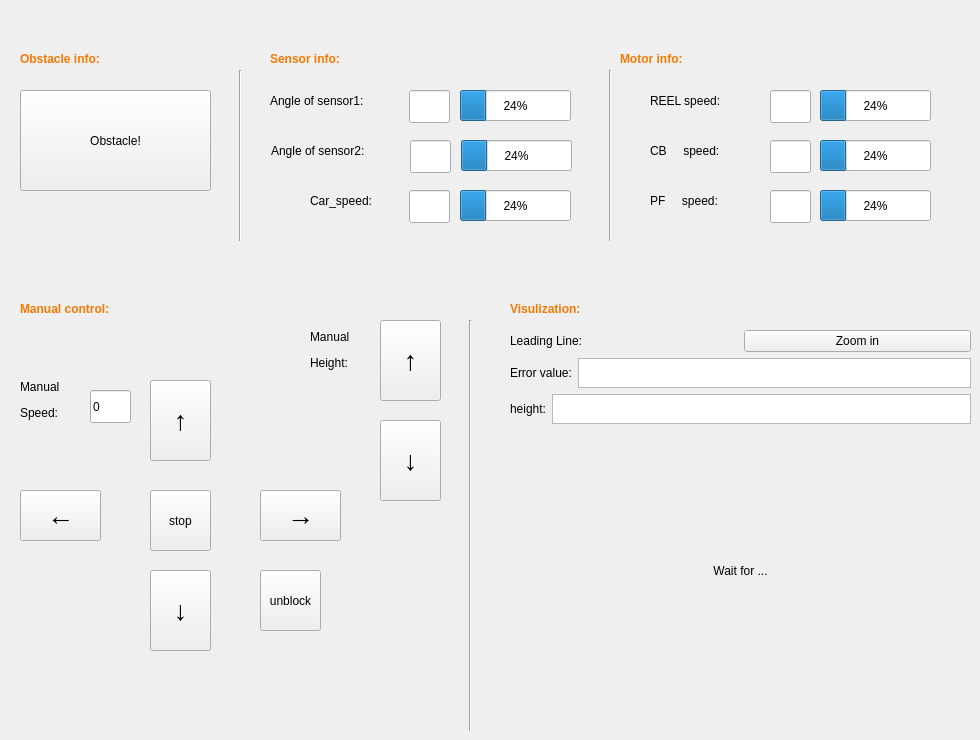
      <widget class="QWidget" name="tab_2">
       <attribute name="title">
        <string>Experiments2</string>
       </attribute>
       <widget class="QLabel" name="label_13">
        <property name="geometry">
         <rect>
          <x>20</x>
          <y>360</y>
          <width>61</width>
          <height>81</height>
         </rect>
        </property>
        <property name="text">
         <string>&lt;html&gt;&lt;head/&gt;&lt;body&gt;&lt;p&gt;Manual&lt;/p&gt;&lt;p&gt;Speed:&lt;/p&gt;&lt;/body&gt;&lt;/html&gt;</string>
        </property>
       </widget>
       <widget class="QLineEdit" name="lineEdit_13">
        <property name="geometry">
         <rect>
          <x>90</x>
          <y>390</y>
          <width>41</width>
          <height>33</height>
         </rect>
        </property>
        <property name="text">
         <string>0</string>
        </property>
       </widget>
       <widget class="QPushButton" name="go_right_button">
        <property name="geometry">
         <rect>
          <x>260</x>
          <y>490</y>
          <width>81</width>
          <height>51</height>
         </rect>
        </property>
        <property name="font">
         <font>
          <pointsize>20</pointsize>
          <weight>75</weight>
          <bold>true</bold>
         </font>
        </property>
        <property name="text">
         <string>→</string>
        </property>
       </widget>
       <widget class="QPushButton" name="ublock_button">
        <property name="geometry">
         <rect>
          <x>260</x>
          <y>570</y>
          <width>61</width>
          <height>61</height>
         </rect>
        </property>
        <property name="text">
         <string>unblock</string>
        </property>
       </widget>
       <widget class="QPushButton" name="stop_button">
        <property name="geometry">
         <rect>
          <x>150</x>
          <y>490</y>
          <width>61</width>
          <height>61</height>
         </rect>
        </property>
        <property name="text">
         <string>stop</string>
        </property>
       </widget>
       <widget class="QPushButton" name="pushButton_13">
        <property name="geometry">
         <rect>
          <x>150</x>
          <y>380</y>
          <width>61</width>
          <height>81</height>
         </rect>
        </property>
        <property name="font">
         <font>
          <pointsize>20</pointsize>
          <weight>75</weight>
          <bold>true</bold>
         </font>
        </property>
        <property name="text">
         <string>↑</string>
        </property>
       </widget>
       <widget class="QPushButton" name="pushButton_5">
        <property name="geometry">
         <rect>
          <x>150</x>
          <y>570</y>
          <width>61</width>
          <height>81</height>
         </rect>
        </property>
        <property name="font">
         <font>
          <pointsize>20</pointsize>
          <weight>75</weight>
          <bold>true</bold>
         </font>
        </property>
        <property name="text">
         <string>↓</string>
        </property>
       </widget>
       <widget class="QPushButton" name="go_left_button">
        <property name="geometry">
         <rect>
          <x>20</x>
          <y>490</y>
          <width>81</width>
          <height>51</height>
         </rect>
        </property>
        <property name="font">
         <font>
          <pointsize>20</pointsize>
          <weight>75</weight>
          <bold>true</bold>
         </font>
        </property>
        <property name="text">
         <string>←</string>
        </property>
       </widget>
       <widget class="QLineEdit" name="lineEdit_41">
        <property name="geometry">
         <rect>
          <x>409</x>
          <y>90</y>
          <width>41</width>
          <height>33</height>
         </rect>
        </property>
       </widget>
       <widget class="QLabel" name="label_41">
        <property name="geometry">
         <rect>
          <x>270</x>
          <y>80</y>
          <width>131</width>
          <height>41</height>
         </rect>
        </property>
        <property name="text">
         <string>Angle of sensor1:</string>
        </property>
       </widget>
       <widget class="QProgressBar" name="progressBar">
        <property name="geometry">
         <rect>
          <x>460</x>
          <y>90</y>
          <width>111</width>
          <height>31</height>
         </rect>
        </property>
        <property name="value">
         <number>24</number>
        </property>
       </widget>
       <widget class="QWidget" name="layoutWidget_2">
        <property name="geometry">
         <rect>
          <x>510</x>
          <y>330</y>
          <width>461</width>
          <height>381</height>
         </rect>
        </property>
        <layout class="QVBoxLayout" name="verticalLayout_5">
         <item>
          <layout class="QHBoxLayout" name="horizontalLayout_5">
           <item>
            <widget class="QLabel" name="label_9">
             <property name="text">
              <string>Leading Line:</string>
             </property>
            </widget>
           </item>
           <item>
            <widget class="QPushButton" name="pushButton">
             <property name="text">
              <string>Zoom in</string>
             </property>
            </widget>
           </item>
          </layout>
         </item>
         <item>
          <layout class="QHBoxLayout" name="horizontalLayout_10">
           <item>
            <widget class="QLabel" name="label_21">
             <property name="text">
              <string>Error value:</string>
             </property>
            </widget>
           </item>
           <item>
            <widget class="QTextBrowser" name="leadingLine_param">
             <property name="sizePolicy">
              <sizepolicy hsizetype="Expanding" vsizetype="Minimum">
               <horstretch>0</horstretch>
               <verstretch>20</verstretch>
              </sizepolicy>
             </property>
             <property name="minimumSize">
              <size>
               <width>0</width>
               <height>20</height>
              </size>
             </property>
             <property name="maximumSize">
              <size>
               <width>16777215</width>
               <height>30</height>
              </size>
             </property>
            </widget>
           </item>
          </layout>
         </item>
         <item>
          <layout class="QHBoxLayout" name="horizontalLayout_31">
           <item>
            <widget class="QLabel" name="label_120">
             <property name="text">
              <string>height:</string>
             </property>
            </widget>
           </item>
           <item>
            <widget class="QTextBrowser" name="height_value">
             <property name="sizePolicy">
              <sizepolicy hsizetype="Expanding" vsizetype="Minimum">
               <horstretch>0</horstretch>
               <verstretch>20</verstretch>
              </sizepolicy>
             </property>
             <property name="minimumSize">
              <size>
               <width>0</width>
               <height>20</height>
              </size>
             </property>
             <property name="maximumSize">
              <size>
               <width>16777215</width>
               <height>30</height>
              </size>
             </property>
            </widget>
           </item>
          </layout>
         </item>
         <item>
          <widget class="QLabel" name="label_camera">
           <property name="sizePolicy">
            <sizepolicy hsizetype="Expanding" vsizetype="Expanding">
             <horstretch>0</horstretch>
             <verstretch>0</verstretch>
            </sizepolicy>
           </property>
           <property name="styleSheet">
            <string notr="true"/>
           </property>
           <property name="text">
            <string>Wait for ...</string>
           </property>
           <property name="alignment">
            <set>Qt::AlignCenter</set>
           </property>
          </widget>
         </item>
        </layout>
       </widget>
       <widget class="QPushButton" name="pushButton_10">
        <property name="geometry">
         <rect>
          <x>20</x>
          <y>90</y>
          <width>191</width>
          <height>101</height>
         </rect>
        </property>
        <property name="sizePolicy">
         <sizepolicy hsizetype="Minimum" vsizetype="Expanding">
          <horstretch>0</horstretch>
          <verstretch>0</verstretch>
         </sizepolicy>
        </property>
        <property name="styleSheet">
         <string notr="true"/>
        </property>
        <property name="text">
         <string>Obstacle!</string>
        </property>
       </widget>
       <widget class="QProgressBar" name="progressBar1_4">
        <property name="geometry">
         <rect>
          <x>820</x>
          <y>90</y>
          <width>111</width>
          <height>31</height>
         </rect>
        </property>
        <property name="value">
         <number>24</number>
        </property>
       </widget>
       <widget class="QLabel" name="label_52">
        <property name="geometry">
         <rect>
          <x>650</x>
          <y>80</y>
          <width>111</width>
          <height>41</height>
         </rect>
        </property>
        <property name="text">
         <string>REEL speed:</string>
        </property>
       </widget>
       <widget class="QLineEdit" name="lineEdit_50">
        <property name="geometry">
         <rect>
          <x>770</x>
          <y>90</y>
          <width>41</width>
          <height>33</height>
         </rect>
        </property>
       </widget>
       <widget class="QProgressBar" name="progressBar_2">
        <property name="geometry">
         <rect>
          <x>461</x>
          <y>140</y>
          <width>111</width>
          <height>31</height>
         </rect>
        </property>
        <property name="value">
         <number>24</number>
        </property>
       </widget>
       <widget class="QLabel" name="label_53">
        <property name="geometry">
         <rect>
          <x>271</x>
          <y>130</y>
          <width>131</width>
          <height>41</height>
         </rect>
        </property>
        <property name="text">
         <string>Angle of sensor2:</string>
        </property>
       </widget>
       <widget class="QLineEdit" name="lineEdit_51">
        <property name="geometry">
         <rect>
          <x>410</x>
          <y>140</y>
          <width>41</width>
          <height>33</height>
         </rect>
        </property>
       </widget>
       <widget class="QLineEdit" name="lineEdit_52">
        <property name="geometry">
         <rect>
          <x>409</x>
          <y>190</y>
          <width>41</width>
          <height>33</height>
         </rect>
        </property>
       </widget>
       <widget class="QProgressBar" name="progressBar_3">
        <property name="geometry">
         <rect>
          <x>460</x>
          <y>190</y>
          <width>111</width>
          <height>31</height>
         </rect>
        </property>
        <property name="value">
         <number>24</number>
        </property>
       </widget>
       <widget class="QLabel" name="label_54">
        <property name="geometry">
         <rect>
          <x>310</x>
          <y>180</y>
          <width>81</width>
          <height>41</height>
         </rect>
        </property>
        <property name="text">
         <string>Car_speed:</string>
        </property>
       </widget>
       <widget class="QLabel" name="label_58">
        <property name="geometry">
         <rect>
          <x>650</x>
          <y>130</y>
          <width>111</width>
          <height>41</height>
         </rect>
        </property>
        <property name="text">
         <string>CB     speed:</string>
        </property>
       </widget>
       <widget class="QLineEdit" name="lineEdit_54">
        <property name="geometry">
         <rect>
          <x>770</x>
          <y>140</y>
          <width>41</width>
          <height>33</height>
         </rect>
        </property>
       </widget>
       <widget class="QProgressBar" name="progressBar1_5">
        <property name="geometry">
         <rect>
          <x>820</x>
          <y>140</y>
          <width>111</width>
          <height>31</height>
         </rect>
        </property>
        <property name="value">
         <number>24</number>
        </property>
       </widget>
       <widget class="QProgressBar" name="progressBar1_6">
        <property name="geometry">
         <rect>
          <x>820</x>
          <y>190</y>
          <width>111</width>
          <height>31</height>
         </rect>
        </property>
        <property name="value">
         <number>24</number>
        </property>
       </widget>
       <widget class="QLabel" name="label_59">
        <property name="geometry">
         <rect>
          <x>650</x>
          <y>180</y>
          <width>111</width>
          <height>41</height>
         </rect>
        </property>
        <property name="text">
         <string>PF     speed:</string>
        </property>
       </widget>
       <widget class="QLineEdit" name="lineEdit_55">
        <property name="geometry">
         <rect>
          <x>770</x>
          <y>190</y>
          <width>41</width>
          <height>33</height>
         </rect>
        </property>
       </widget>
       <widget class="Line" name="line_5">
        <property name="geometry">
         <rect>
          <x>600</x>
          <y>70</y>
          <width>20</width>
          <height>171</height>
         </rect>
        </property>
        <property name="orientation">
         <enum>Qt::Vertical</enum>
        </property>
       </widget>
       <widget class="QLabel" name="label_22">
        <property name="geometry">
         <rect>
          <x>270</x>
          <y>50</y>
          <width>121</width>
          <height>17</height>
         </rect>
        </property>
        <property name="font">
         <font>
          <weight>75</weight>
          <bold>true</bold>
         </font>
        </property>
        <property name="styleSheet">
         <string notr="true">color: rgb(245, 121, 0);</string>
        </property>
        <property name="text">
         <string>Sensor info:</string>
        </property>
       </widget>
       <widget class="QLabel" name="label_23">
        <property name="geometry">
         <rect>
          <x>620</x>
          <y>50</y>
          <width>121</width>
          <height>17</height>
         </rect>
        </property>
        <property name="font">
         <font>
          <weight>75</weight>
          <bold>true</bold>
         </font>
        </property>
        <property name="styleSheet">
         <string notr="true">color: rgb(245, 121, 0);</string>
        </property>
        <property name="text">
         <string>Motor info:</string>
        </property>
       </widget>
       <widget class="Line" name="line_6">
        <property name="geometry">
         <rect>
          <x>230</x>
          <y>70</y>
          <width>20</width>
          <height>171</height>
         </rect>
        </property>
        <property name="orientation">
         <enum>Qt::Vertical</enum>
        </property>
       </widget>
       <widget class="QLabel" name="label_24">
        <property name="geometry">
         <rect>
          <x>20</x>
          <y>50</y>
          <width>121</width>
          <height>17</height>
         </rect>
        </property>
        <property name="font">
         <font>
          <weight>75</weight>
          <bold>true</bold>
         </font>
        </property>
        <property name="styleSheet">
         <string notr="true">color: rgb(245, 121, 0);</string>
        </property>
        <property name="text">
         <string>Obstacle info:</string>
        </property>
       </widget>
       <widget class="Line" name="line_7">
        <property name="geometry">
         <rect>
          <x>460</x>
          <y>320</y>
          <width>20</width>
          <height>411</height>
         </rect>
        </property>
        <property name="orientation">
         <enum>Qt::Vertical</enum>
        </property>
       </widget>
       <widget class="QLabel" name="label_38">
        <property name="geometry">
         <rect>
          <x>510</x>
          <y>300</y>
          <width>121</width>
          <height>17</height>
         </rect>
        </property>
        <property name="font">
         <font>
          <weight>75</weight>
          <bold>true</bold>
         </font>
        </property>
        <property name="styleSheet">
         <string notr="true">color: rgb(245, 121, 0);</string>
        </property>
        <property name="text">
         <string>Visulization:</string>
        </property>
       </widget>
       <widget class="QLabel" name="label_39">
        <property name="geometry">
         <rect>
          <x>20</x>
          <y>300</y>
          <width>121</width>
          <height>17</height>
         </rect>
        </property>
        <property name="font">
         <font>
          <weight>75</weight>
          <bold>true</bold>
         </font>
        </property>
        <property name="styleSheet">
         <string notr="true">color: rgb(245, 121, 0);</string>
        </property>
        <property name="text">
         <string>Manual control:</string>
        </property>
       </widget>
       <widget class="QPushButton" name="height_button">
        <property name="geometry">
         <rect>
          <x>380</x>
          <y>320</y>
          <width>61</width>
          <height>81</height>
         </rect>
        </property>
        <property name="font">
         <font>
          <pointsize>20</pointsize>
          <weight>75</weight>
          <bold>true</bold>
         </font>
        </property>
        <property name="text">
         <string>↑</string>
        </property>
       </widget>
       <widget class="QPushButton" name="down_button">
        <property name="geometry">
         <rect>
          <x>380</x>
          <y>420</y>
          <width>61</width>
          <height>81</height>
         </rect>
        </property>
        <property name="font">
         <font>
          <pointsize>20</pointsize>
          <weight>75</weight>
          <bold>true</bold>
         </font>
        </property>
        <property name="text">
         <string>↓</string>
        </property>
       </widget>
       <widget class="QLabel" name="label_119">
        <property name="geometry">
         <rect>
          <x>310</x>
          <y>310</y>
          <width>61</width>
          <height>81</height>
         </rect>
        </property>
        <property name="text">
         <string>&lt;html&gt;&lt;head/&gt;&lt;body&gt;&lt;p&gt;Manual&lt;/p&gt;&lt;p&gt;Height:&lt;/p&gt;&lt;/body&gt;&lt;/html&gt;</string>
        </property>
       </widget>
      </widget>
